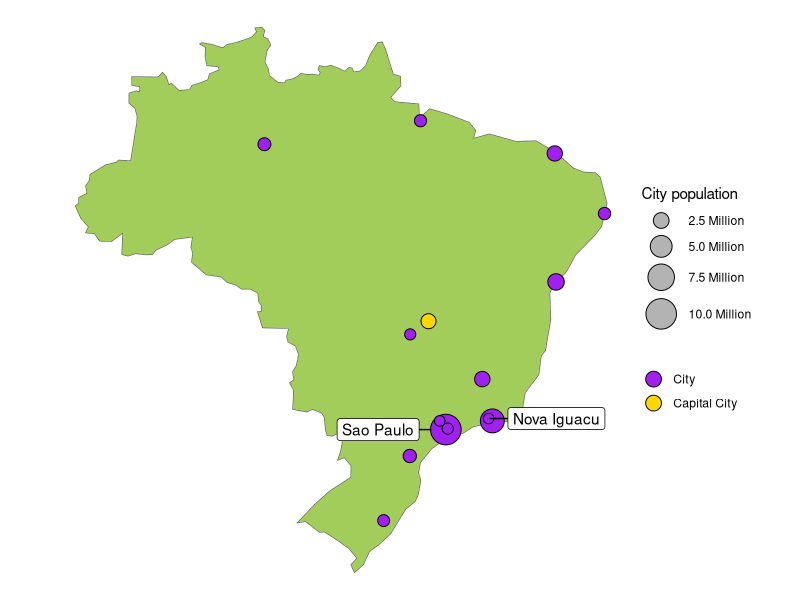

Recreate this plot in R.
library(tidyverse)
library(sf)
library(maps)
library(rnaturalearthdata)
library(ggrepel)

brazil_sf <- countries110 %>% 
  st_as_sf() %>% 
  filter(name == "Brazil")

brazil_cities <- world.cities %>% 
  filter(country.etc == "Brazil",
         pop >= 1E6) %>% 
  st_as_sf(coords = c("long", "lat"), crs = 4326) %>% 
  arrange(desc(pop))


brazil_cities_tib <- brazil_cities %>% 
  st_drop_geometry() %>% 
  bind_cols(st_coordinates(brazil_cities)) %>% 
  slice(1, n())

ggplot() +
  geom_sf(data = brazil_sf,
          fill = "darkolivegreen3") +
  geom_sf(data = brazil_cities,
          shape = 21,
          aes(fill = as.logical(capital),
              size = pop)) +
  geom_label_repel(data = brazil_cities_tib,
                   aes(x = X,
                       y = Y,
                       label = name,
                       point.size = scales::rescale(pop, c(1, 10))),
                   nudge_x = c(-5, 5)) +
  scale_size_area(max_size = 10,
                  name = "City population",
                  labels = scales::number_format(scale = 1E-6,
                                                 suffix = " Million")) +
  scale_fill_manual(name = "",
                    values = c("TRUE" = "gold",
                               "FALSE" = "purple"),
                    labels = c("TRUE" = "Capital City",
                               "FALSE" = "City")) +
  guides(fill = guide_legend(override.aes = list(size = 5)),
         size = guide_legend(override.aes = list(fill = "gray70"))) +
  theme_void()
